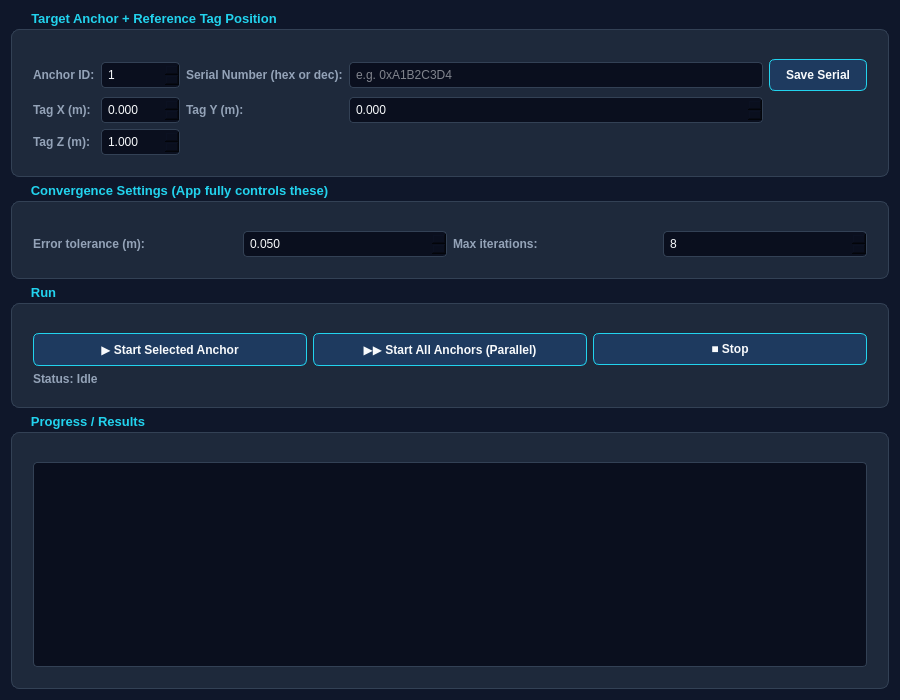
<?xml version="1.0" encoding="UTF-8"?>
<ui version="4.0">
 <class>AntennaDelayCalibTab</class>
 <widget class="QWidget" name="AntennaDelayCalibTab">
  <property name="geometry">
   <rect><x>0</x><y>0</y><width>900</width><height>700</height></rect>
  </property>
  <property name="styleSheet">
   <string>QWidget#AntennaDelayCalibTab {
    background-color: #0F172A;
    color: #F8FAFC;
    font-family: 'Segoe UI';
    font-size: 13px;
}
QLabel { color: #94A3B8; font-weight: bold; }
QGroupBox {
    background-color: #1E293B;
    border: 1px solid #334155;
    border-radius: 8px;
    margin-top: 18px;
    padding: 20px 12px 12px 12px;
    font-weight: bold;
    font-size: 13px;
}
QGroupBox::title { subcontrol-origin: margin; left: 12px; padding: 0 6px; color: #22D3EE; }
QPushButton {
    background-color: #1E3A5F;
    border: 1px solid #22D3EE;
    border-radius: 6px;
    padding: 8px 16px;
    color: #F8FAFC;
    font-weight: bold;
}
QPushButton:disabled { background-color: #1E293B; border-color: #334155; color: #64748B; }
QDoubleSpinBox, QSpinBox, QLineEdit {
    background-color: #0A0F1E;
    border: 1px solid #334155;
    border-radius: 4px;
    padding: 4px;
    color: #F8FAFC;
}
QTextEdit {
    background-color: #0A0F1E;
    border: 1px solid #334155;
    border-radius: 4px;
    color: #E2E8F0;
    font-family: Consolas, monospace;
}</string>
  </property>
  <layout class="QVBoxLayout" name="root_layout">
   <item>
    <widget class="QGroupBox" name="target_group">
     <property name="title"><string>Target Anchor + Reference Tag Position</string></property>
     <layout class="QGridLayout" name="target_layout">
      <item row="0" column="0"><widget class="QLabel" name="label_anchor_id"><property name="text"><string>Anchor ID:</string></property></widget></item>
      <item row="0" column="1"><widget class="QSpinBox" name="anchor_id_spin"><property name="minimum"><number>1</number></property><property name="maximum"><number>8</number></property></widget></item>
      <item row="0" column="2"><widget class="QLabel" name="label_serial"><property name="text"><string>Serial Number (hex or dec):</string></property></widget></item>
      <item row="0" column="3"><widget class="QLineEdit" name="anchor_serial_edit"><property name="placeholderText"><string>e.g. 0xA1B2C3D4</string></property></widget></item>
      <item row="0" column="4"><widget class="QPushButton" name="btn_save_serial"><property name="text"><string>Save Serial</string></property></widget></item>
      <item row="1" column="0"><widget class="QLabel" name="label_tag_x"><property name="text"><string>Tag X (m):</string></property></widget></item>
      <item row="1" column="1"><widget class="QDoubleSpinBox" name="tag_x_spin"><property name="minimum"><double>-100.0</double></property><property name="maximum"><double>100.0</double></property><property name="decimals"><number>3</number></property></widget></item>
      <item row="1" column="2"><widget class="QLabel" name="label_tag_y"><property name="text"><string>Tag Y (m):</string></property></widget></item>
      <item row="1" column="3"><widget class="QDoubleSpinBox" name="tag_y_spin"><property name="minimum"><double>-100.0</double></property><property name="maximum"><double>100.0</double></property><property name="decimals"><number>3</number></property></widget></item>
      <item row="2" column="0"><widget class="QLabel" name="label_tag_z"><property name="text"><string>Tag Z (m):</string></property></widget></item>
      <item row="2" column="1"><widget class="QDoubleSpinBox" name="tag_z_spin"><property name="minimum"><double>0.0</double></property><property name="maximum"><double>10.0</double></property><property name="decimals"><number>3</number></property><property name="value"><double>1.0</double></property></widget></item>
     </layout>
    </widget>
   </item>
   <item>
    <widget class="QGroupBox" name="config_group">
     <property name="title"><string>Convergence Settings (App fully controls these)</string></property>
     <layout class="QGridLayout" name="config_layout">
      <item row="0" column="0"><widget class="QLabel" name="label_tolerance"><property name="text"><string>Error tolerance (m):</string></property></widget></item>
      <item row="0" column="1"><widget class="QDoubleSpinBox" name="tolerance_spin"><property name="minimum"><double>0.005</double></property><property name="maximum"><double>1.0</double></property><property name="decimals"><number>3</number></property><property name="value"><double>0.050</double></property></widget></item>
      <item row="0" column="2"><widget class="QLabel" name="label_max_iter"><property name="text"><string>Max iterations:</string></property></widget></item>
      <item row="0" column="3"><widget class="QSpinBox" name="max_iter_spin"><property name="minimum"><number>1</number></property><property name="maximum"><number>50</number></property><property name="value"><number>8</number></property></widget></item>
     </layout>
    </widget>
   </item>
   <item>
    <widget class="QGroupBox" name="run_group">
     <property name="title"><string>Run</string></property>
     <layout class="QVBoxLayout" name="run_layout">
      <item>
       <layout class="QHBoxLayout" name="run_buttons_layout">
        <item><widget class="QPushButton" name="btn_start"><property name="text"><string>&#9654; Start Selected Anchor</string></property></widget></item>
        <item><widget class="QPushButton" name="btn_start_all"><property name="text"><string>&#9654;&#9654; Start All Anchors (Parallel)</string></property></widget></item>
        <item><widget class="QPushButton" name="btn_stop"><property name="text"><string>&#9632; Stop</string></property></widget></item>
       </layout>
      </item>
      <item><widget class="QLabel" name="status_label"><property name="text"><string>Status: Idle</string></property></widget></item>
     </layout>
    </widget>
   </item>
   <item>
    <widget class="QGroupBox" name="results_group">
     <property name="title"><string>Progress / Results</string></property>
     <layout class="QVBoxLayout" name="results_layout">
      <item><widget class="QTextEdit" name="results_log"><property name="readOnly"><bool>true</bool></property></widget></item>
     </layout>
    </widget>
   </item>
  </layout>
 </widget>
 <resources/>
 <connections/>
</ui>
